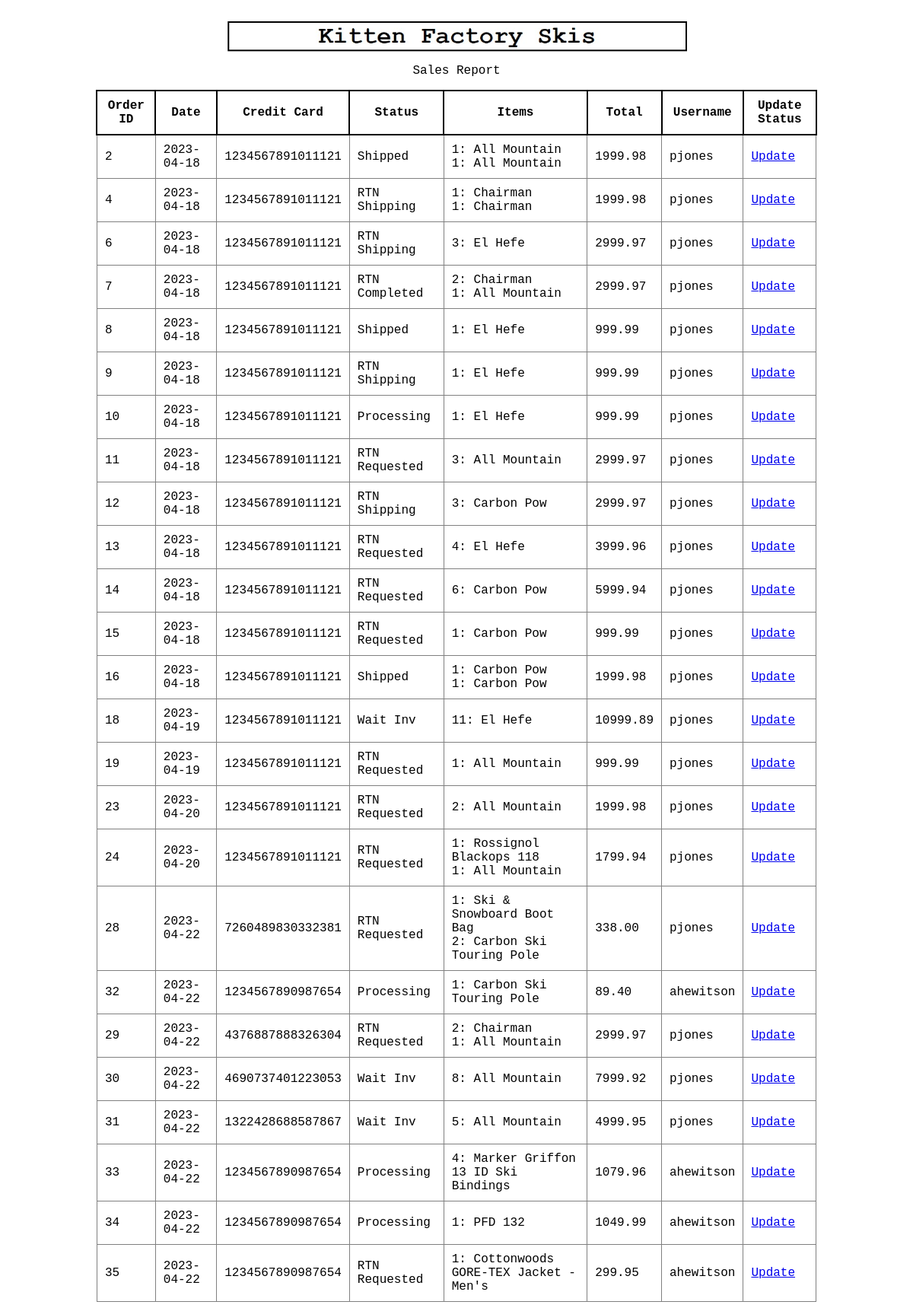
The page /code/employee/report_sales.php (signed in) on the database its author committed.
### tables this page shows
CREATE TABLE IF NOT EXISTS `orders` (
  `ORD_ID` int NOT NULL AUTO_INCREMENT,
  `total_price` decimal(10,2) NOT NULL,
  `status` varchar(50) NOT NULL,
  `date` date NOT NULL,
  `PMT_ID` int NOT NULL,
  `CUST_ID` int NOT NULL,
  PRIMARY KEY (`ORD_ID`),
  KEY `PMT_ID` (`PMT_ID`),
  KEY `CUST_ID` (`CUST_ID`)
);

CREATE TABLE IF NOT EXISTS `payment` (
  `PMT_ID` int NOT NULL AUTO_INCREMENT,
  `exp_date` varchar(10) NOT NULL,
  `credit_card` varchar(16) NOT NULL,
  `CUST_ID` int NOT NULL,
  PRIMARY KEY (`PMT_ID`),
  KEY `CUST_ID` (`CUST_ID`)
);

CREATE TABLE IF NOT EXISTS `users` (
  `USER_ID` int NOT NULL AUTO_INCREMENT,
  `username` varchar(150) NOT NULL,
  `password` varchar(150) NOT NULL,
  `role` varchar(50) NOT NULL,
  PRIMARY KEY (`USER_ID`)
);

### code/employee/report_sales.php (the view, shortened to what this page needs)
<html>
	<head>
		<link rel="stylesheet" type="text/css" href="../../styles/styles.css">
		<div class="container">
			<br><a href="../both/home_page.php"><img src="../../images/logo.jpg" width="605" height="42"></img></a>
		</div>
	</head>
</html>
<?php
require_once "../../database/dbinfo.php";
$conn = new mysqli($hn, $un, $pw, $db);
$query = "SELECT orders.ORD_ID, orders.date, payment.credit_card, orders.status, orders.total_price, users.username
			FROM orders
			JOIN customer ON orders.CUST_ID = customer.CUST_ID
			JOIN users ON customer.USER_ID = users.USER_ID
			JOIN payment ON orders.PMT_ID = payment.PMT_ID;";
$result = $conn->query($query);
echo <<<_END
	<div class="container">
		<p>Sales Report</p>
	<table>
		<tr>
			<th>Order ID</th>
			<th>Date</th>
			<th>Credit Card</th>
			<th>Status</th>
			<th>Items</th>
			<th>Total</th>
			<th>Username</th>
			<th>Update Status</th>
		</tr>
_END;
$rows = $result->num_rows;
for($i = 0; $i < $rows; $i++) {
	$row = $result->fetch_array(MYSQLI_ASSOC);
	$query2 = "SELECT product.name, orderline.quantity
				FROM product
				INNER JOIN orderline ON product.PROD_ID = orderline.PROD_ID
				WHERE orderline.ORD_ID = '$row[ORD_ID]'";
	$result2 = $conn->query($query2);
	$rows2 = $result2->num_rows;
	$items = '';
	for($j = 0; $j < $rows2; $j++) {
		$row2 = $result2->fetch_array(MYSQLI_ASSOC);
		$items = $items . "$row2[quantity]: $row2[name]<br>";
	}
	echo "<tr>";
	echo "<td>" . $row['ORD_ID'] . "</td>";
	echo "<td>" . $row['date'] . "</td>";
	echo "<td>" . $row['credit_card'] . "</td>";
	echo "<td>" . $row['status'] . "</td>";
	echo "<td>" . $items . "</td>";
	echo "<td>" . $row['total_price'] . "</td>";
	echo "<td>" . $row['username'] . "</td>";
	echo "<td>" . "<a href='order_update.php?ORD_ID=$row[ORD_ID]'>Update</a>" . "</td>";
	echo "</tr>";
}
echo "</table></div>";
?>

### styles/styles.css (style rules this page uses)
.container { display: flex; flex-direction: column; justify-content: center; align-items: center; font-family: Courier New, Courier, monospace; }
table { border-collapse: collapse; width: 80%; }
th { border: 2px solid black; font-weight: bold; text-align: center; padding: 10px; }
td { border: 1px solid grey; text-align: left; padding: 10px; }

### rows shown on the page
orders: ORD_ID "2", date "2023-04-18", PMT_ID.credit_card "1234567891011121", status "Shipped", row2 "1 1", row2 "All Mountain All Mountain", total_price "1999.98", users.username "pjones"
orders: ORD_ID "4", date "2023-04-18", PMT_ID.credit_card "1234567891011121", status "RTN Shipping", row2 "1 1", row2 "Chairman Chairman", total_price "1999.98", users.username "pjones"
orders: ORD_ID "6", date "2023-04-18", PMT_ID.credit_card "1234567891011121", status "RTN Shipping", row2 "3", row2 "El Hefe", total_price "2999.97", users.username "pjones"
orders: ORD_ID "7", date "2023-04-18", PMT_ID.credit_card "1234567891011121", status "RTN Completed", row2 "2 1", row2 "Chairman All Mountain", total_price "2999.97", users.username "pjones"
orders: ORD_ID "8", date "2023-04-18", PMT_ID.credit_card "1234567891011121", status "Shipped", row2 "1", row2 "El Hefe", total_price "999.99", users.username "pjones"
orders: ORD_ID "9", date "2023-04-18", PMT_ID.credit_card "1234567891011121", status "RTN Shipping", row2 "1", row2 "El Hefe", total_price "999.99", users.username "pjones"
orders: ORD_ID "10", date "2023-04-18", PMT_ID.credit_card "1234567891011121", status "Processing", row2 "1", row2 "El Hefe", total_price "999.99", users.username "pjones"
orders: ORD_ID "11", date "2023-04-18", PMT_ID.credit_card "1234567891011121", status "RTN Requested", row2 "3", row2 "All Mountain", total_price "2999.97", users.username "pjones"
orders: ORD_ID "12", date "2023-04-18", PMT_ID.credit_card "1234567891011121", status "RTN Shipping", row2 "3", row2 "Carbon Pow", total_price "2999.97", users.username "pjones"
orders: ORD_ID "13", date "2023-04-18", PMT_ID.credit_card "1234567891011121", status "RTN Requested", row2 "4", row2 "El Hefe", total_price "3999.96", users.username "pjones"
orders: ORD_ID "14", date "2023-04-18", PMT_ID.credit_card "1234567891011121", status "RTN Requested", row2 "6", row2 "Carbon Pow", total_price "5999.94", users.username "pjones"
orders: ORD_ID "15", date "2023-04-18", PMT_ID.credit_card "1234567891011121", status "RTN Requested", row2 "1", row2 "Carbon Pow", total_price "999.99", users.username "pjones"
orders: ORD_ID "16", date "2023-04-18", PMT_ID.credit_card "1234567891011121", status "Shipped", row2 "1 1", row2 "Carbon Pow Carbon Pow", total_price "1999.98", users.username "pjones"
orders: ORD_ID "18", date "2023-04-19", PMT_ID.credit_card "1234567891011121", status "Wait Inv", row2 "11", row2 "El Hefe", total_price "10999.89", users.username "pjones"
orders: ORD_ID "19", date "2023-04-19", PMT_ID.credit_card "1234567891011121", status "RTN Requested", row2 "1", row2 "All Mountain", total_price "999.99", users.username "pjones"
orders: ORD_ID "23", date "2023-04-20", PMT_ID.credit_card "1234567891011121", status "RTN Requested", row2 "2", row2 "All Mountain", total_price "1999.98", users.username "pjones"
orders: ORD_ID "24", date "2023-04-20", PMT_ID.credit_card "1234567891011121", status "RTN Requested", row2 "1 1", row2 "Rossignol Blackops 118 All Mountain", total_price "1799.94", users.username "pjones"
orders: ORD_ID "28", date "2023-04-22", PMT_ID.credit_card "7260489830332381", status "RTN Requested", row2 "1 2", row2 "Ski & Snowboard Boot Bag Carbon Ski Touring Pole", total_price "338.00", users.username "pjones"
orders: ORD_ID "32", date "2023-04-22", PMT_ID.credit_card "1234567890987654", status "Processing", row2 "1", row2 "Carbon Ski Touring Pole", total_price "89.40", users.username "ahewitson"
orders: ORD_ID "29", date "2023-04-22", PMT_ID.credit_card "4376887888326304", status "RTN Requested", row2 "2 1", row2 "Chairman All Mountain", total_price "2999.97", users.username "pjones"
orders: ORD_ID "30", date "2023-04-22", PMT_ID.credit_card "4690737401223053", status "Wait Inv", row2 "8", row2 "All Mountain", total_price "7999.92", users.username "pjones"
orders: ORD_ID "31", date "2023-04-22", PMT_ID.credit_card "1322428688587867", status "Wait Inv", row2 "5", row2 "All Mountain", total_price "4999.95", users.username "pjones"
orders: ORD_ID "33", date "2023-04-22", PMT_ID.credit_card "1234567890987654", status "Processing", row2 "4", row2 "Marker Griffon 13 ID Ski Bindings", total_price "1079.96", users.username "ahewitson"
orders: ORD_ID "34", date "2023-04-22", PMT_ID.credit_card "1234567890987654", status "Processing", row2 "1", row2 "PFD 132", total_price "1049.99", users.username "ahewitson"
orders: ORD_ID "35", date "2023-04-22", PMT_ID.credit_card "1234567890987654", status "RTN Requested", row2 "1", row2 "Cottonwoods GORE-TEX Jacket - Men's", total_price "299.95", users.username "ahewitson"
